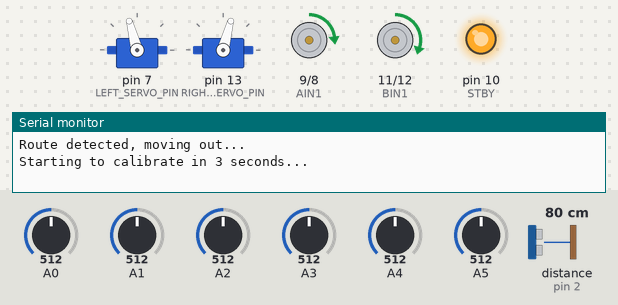
A sketch run on a simulated Arduino Uno, built with avr-gcc and run on an emulated ATmega328P. Parts: 2 × servo, motor-driver pin pairs drawn as motors (green arrow = first pin HIGH = forward, orange = second pin HIGH = backward, longer = more drive, scaled by the enable pin, stopped while the standby pin is LOW), output pins drawn as LEDs (lit = HIGH), the last lines printed to the serial monitor. The test bench sets the inputs (shaded band); at power-on: A4 = 512, distance to the obstacle (sensor on pin 2) 80 cm, A0 = 512, A1 = 512, A2 = 512, A3 = 512, A5 = 512. The echo pulse lasts 58.3 µs per cm.

Above: at 8.4 s.
8.5 s: A4 set to 716
At 8.57 s:
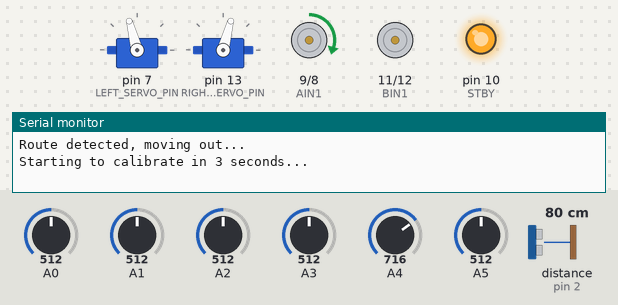
10.1 s: distance to the obstacle (sensor on pin 2) set to 23 cm
11.6 s: distance to the obstacle (sensor on pin 2) set to 18 cm
At 12.7 s:
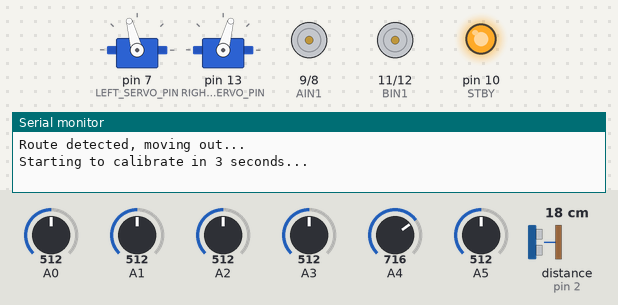
At 16.2 s:
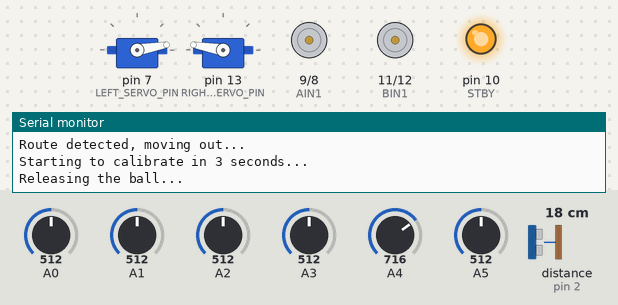
Timing chart, 0 to 22.4 s (numbered marks = the images above; inputs shaded):
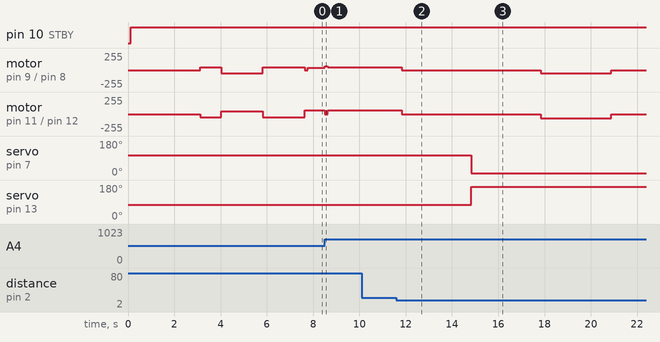

The sketch:

lineFollowerPlanBSingleSonar.ino
```cpp
/*****************************************************************************
 * OCAD University DF Creation and Computation GOLF project 2015
 * Plan B - one ultrasonic sensor, without ball capturing
 * This code is made for Line Following Robot to deliver a ping pong ball from
 * one point to the other by following predefined course,
 * with the following mechanisms
 * - black line detection with QTR Reflectance Sensor Array
 * - robot movement with two strong DC motors
 * - obstacle detection with one ultrasonic sensor
 * - front arms rotation with two servo motors
 *
 * Change DEBUG to 1 for debugging mode
 * Change VIS_ENABLED to 1 to enable visualization with Processing code
 *
 * Last edited by Davidson Minsheng Zheng on November 10th, 2015
 *********************************************************************/
#include <QTRSensors.h>
#include <NewPing.h>
#include <Servo.h>

// The PID control algorithm is based on the Advanced Line Following Algorithm with 3pi robot,
// please refer to https://www.pololu.com/docs/0J21/7.c for original code.

// The main loop of the example reads the calibrated sensor values and uses them to
// estimate the position of a line.  You can test this by taping a piece of 3/4" black
// electrical tape to a piece of white paper and sliding the sensor across it.  It
// prints the sensor values to the serial monitor as numbers from 0 (maximum reflectance)
// to 1000 (minimum reflectance) followed by the estimated location of the line as a number
// from 0 to 5000.  1000 means the line is directly under sensor 1, 2000 means directly
// under sensor 2, etc.  0 means the line is directly under sensor 0 or was last seen by
// sensor 0 before being lost.  5000 means the line is directly under sensor 5 or was
// last seen by sensor 5 before being lost.

#define DEBUG 0 // if DEBUG is on, only test motor and/or sensors
#define INFO 0 // if INFO is on, print debug info
#define VIS_ENABLED 0

/* For distance sensor, INPUT */
#define UPPER_ECHO_PIN 2
#define MAX_DISTANCE 80
#define INIT_WALL_DISTANCE 30
#define WALL_DISTANCE 20

/* For Servo Arms, OUTPUT */
#define LEFT_SERVO_PIN 7
#define RIGHT_SERVO_PIN 13

/* For motor controll, OUTPUT */
#define STBY 10 //standby

/* motor A connected between A01 and A02 - Left Motor */
#define PWMA 5
#define AIN1 9
#define AIN2 8
/* motor B connected between B01 and B02 - Right Motor */
#define PWMB 6
#define BIN1 11
#define BIN2 12

#define MAX_SPEED 60 // maximum speed when driving
#define CALI_SPEED 45 // speed when calibrating

/* For PID control */
#define Kp 0.05 // proportional constant
#define Ki 0.0001 // integral constant
#define Kd 1.5 // derivative constant

/* For QTR sensors, INPUT */
#define NUM_SENSORS 6 // number of sensors used
#define NUM_SAMPLES_PER_SENSOR 4 // average 4 analog samples per sensor reading

/* For arms position */
#define LEFT_ARM_UP_POS 10
#define LEFT_ARM_DOWN_POS 105
#define RIGHT_ARM_UP_POS 170
#define RIGHT_ARM_DOWN_POS 75

/* For bluetooth communication */
#define VIS_DRIVE_MODE 1
#define VIS_CALI_MODE 2
#define VIS_END_MODE 0

/* The core stages for the robot,
 * INIT_NAV_MODE, initial navigation mode for finding the correct direction
 * RELEASE_BALL_MODE, mode for releasing the ping pong ball
 * DRIVE_MODE, mode for 1) line following before the robot encounters the ball,
 * 2) line following the robot grabs the ball, but before it reaches the goal
 */
int INIT_NAV_MODE = 1;
int DRIVE_MODE = 0;
int RELEASE_BALL_MODE = 0;

/* sensors 0 through 5 are connected to analog inputs 0 through 5, respectively */
QTRSensorsAnalog qtra((unsigned char[]) {0, 1, 2, 3, 4, 5},
  NUM_SENSORS, NUM_SAMPLES_PER_SENSOR, QTR_NO_EMITTER_PIN);
unsigned int sensorValues[NUM_SENSORS];

/* Define distance sensor for obstacle detection */
NewPing upperSonar(UPPER_ECHO_PIN, UPPER_ECHO_PIN, MAX_DISTANCE); // for detecting wall
unsigned int upperReading; // distance raw value read from upper sonar
unsigned int pingSpeedNav = 100; // ping speed for initial navigation
unsigned int pingSpeed = 5; // How frequently are we going to send out a ping (in milliseconds). 50ms would be 20 times a second.
unsigned long pingTimer;     // Holds the next ping time.

Servo leftArm;
Servo rightArm;

int lastError = 0; // for PID error correction
int dataVal; // for visualization bluetooth communication
int inByte = 0; // incoming serial byte

void setup() {
  Serial.begin(9600);

  // Set up motor controll pins as output
  pinMode(STBY,OUTPUT);
  pinMode(AIN1,OUTPUT);
  pinMode(AIN2,OUTPUT);
  pinMode(PWMA,OUTPUT);
  pinMode(BIN1,OUTPUT);
  pinMode(BIN2,OUTPUT);
  pinMode(PWMB,OUTPUT);

  leftArm.attach(LEFT_SERVO_PIN);  // Set left servo
  rightArm.attach(RIGHT_SERVO_PIN);  // Set right servo

  // Set up front arms to captured position
  move_arms(LEFT_ARM_DOWN_POS, RIGHT_ARM_DOWN_POS);

  pingTimer = millis(); // Start now.
}

void loop() {
  if (DEBUG) {
    // enable the following functions as needed
//    test_sensor();
//    test_motor();
    test_arms();
//    test_drive_mode();
  } else {
    if (INIT_NAV_MODE) {
      if (millis() >= pingTimer) {
        pingTimer += pingSpeedNav;
        upperReading = upperSonar.ping_median(5);
        int cm = (int)upperReading / US_ROUNDTRIP_CM;

        if (INFO == 1) {
          Serial.print("Ping: ");
          Serial.print(cm);
          Serial.println();
        }

        if (cm > 0 && cm <= INIT_WALL_DISTANCE) {
          int rotateLeft = 80;
          int rotateRight = -65;

          // Notify bluetooth the robot is rotating
          if (VIS_ENABLED) {
            send_data(0, 0, VIS_CALI_MODE);
          }

          Serial.println("Rotating...");
          set_motors(rotateLeft, rotateRight);
        } else {
          INIT_NAV_MODE = 0; // stop initial navigation mode
          DRIVE_MODE = 1; // start driving mode
          Serial.println("Route detected, moving out...");
          set_motors(0,0);

          Serial.println("Starting to calibrate in 3 seconds...");
          delay(3000);

          // Notify bluetooth calibraion has started
          if (VIS_ENABLED) {
            send_data(0, 0, VIS_CALI_MODE);
          }

          // Auto-calibration: turn right and left while calibrating the
          // sensors.
          init_calibrate(20, 100);
          set_motors(0,0); // stop the motor for a second
        }
      }
    }

    if (DRIVE_MODE) {
      // execute driving function
      line_follow_drive();

      if (millis() >= pingTimer) {
        pingTimer += pingSpeed;

        // read from the upper sonar sensor
        // get a good sample, the larger the sample the longer it takes to read
        upperReading = upperSonar.ping_median(5);

        // convert to cm
        int upperDistanceCM = (int)upperReading / US_ROUNDTRIP_CM;

        if (INFO == 1) {
            Serial.print("Upper Sensor Distance: ");
            Serial.print(upperDistanceCM);
            Serial.println();
        }

        if (upperDistanceCM > 0 && upperDistanceCM <= WALL_DISTANCE) {
          if (INFO == 1) {
            Serial.print("Upper Sensor Distance: ");
            Serial.print(upperDistanceCM);
            Serial.println();
          }

          DRIVE_MODE = 0; // stop driving mode if goal is detected
          RELEASE_BALL_MODE = 1; // enter release mode

          set_motors(0, 0); // stop the robot movement

          if (VIS_ENABLED) {
            send_data(0, 0, VIS_END_MODE);
          }
        }
      }
    }

    if (RELEASE_BALL_MODE) {
      RELEASE_BALL_MODE = 0;
      set_motors(0, 0); // stop the robot
      delay(3000); // delay for 3 seconds

      Serial.println("Releasing the ball...");
      move_arms(LEFT_ARM_UP_POS, RIGHT_ARM_UP_POS);

      delay(3000);
      back_off(50, 60); // move backwards for five seconds
    }
  }
}

/* Drive the robot with PID control */
void line_follow_drive() {
  unsigned int position = 0;
  long integral = 0;
  int powerDifference = 0;
  int leftMotorSpeed = 0;
  int rightMotorSpeed = 0;

  // get calibrated readings along with the line position,
  // refer to the QTR Sensors Arduino Library for more details on line position.
  position = qtra.readLine(sensorValues);

//  Serial.println(position);

  // The "error" term should be 0 when we are on the line.
  // i.e., if there are 6 sensors and the readings are from (0~5000),
  // the error will be -2500 ~ 2500
  int error = (int) position - 3000;

  // Compute the derivative (change), which determines the rate of change of
  // the error value
  int derivative = error - lastError;

  // Compute the integral (sum) of the previous position values,
  // which records the history of the robot's motion
  integral += error;

  // Remember the last position of the robot
  lastError = error;

//  if (INFO == 1) {
//    Serial.print("Current Error: ");
//    Serial.print(error);
//    Serial.print(" | ");
//    Serial.print("Integral: ");
//    Serial.print(integral);
//    Serial.print(" | ");
//    Serial.print("Deriva: ");
//    Serial.print(derivative);
//    Serial.println();
//  }

  // Compute the difference between the two motor power settings,
  // m1 - m2.  If this is a positive number the robot will turn
  // to the right.  If it is a negative number, the robot will
  // turn to the left, and the magnitude of the number determines
  // the sharpness of the turn.
  powerDifference = error*Kp + integral*Ki + derivative*Kd;

  // Aggressive turning alogrithm, needs to be tested out
//  if (derivative <= -1300 || derivative >= 1300) {
//    Serial.println("Big Gap!");
//    powerDifference = error*aggrKp + integral*aggrKi + derivative*aggrKd;
//  } else {
//    powerDifference = error*Kp + integral*Ki + derivative*Kd;
//  }

//  if (INFO == 1) {
//    Serial.println(powerDifference);
//  }

  // Compute the actual motor settings.  We never set either motor
  // to a negative value.
  if(powerDifference > MAX_SPEED)
    powerDifference = MAX_SPEED;

  if(powerDifference < -MAX_SPEED)
    powerDifference = -MAX_SPEED;

  if (powerDifference < 0) {
    leftMotorSpeed = MAX_SPEED+powerDifference;
    rightMotorSpeed = MAX_SPEED;
  } else {
    leftMotorSpeed = MAX_SPEED;
    rightMotorSpeed = MAX_SPEED-powerDifference;
  }

  set_motors(leftMotorSpeed, rightMotorSpeed);

//  if (INFO == 1) {
//    Serial.print(leftMotorSpeed);
//    Serial.print('\t');
//    Serial.print(rightMotorSpeed);
//    Serial.println();
//  }

  // if visualization is enabled, send motor values to bluetooth
  if (VIS_ENABLED) {
    send_data(leftMotorSpeed, rightMotorSpeed, VIS_DRIVE_MODE);
  }
}

/* Auto-calibration: turn right and left while calibrating the sensors.
 * baseDelayTime: base delay time, delayCounter: the number of loops to delay
 */
void init_calibrate(int baseDelayTime, int delayCounter) {
  for (int counter=0; counter<delayCounter; counter++) {
    if (counter < 20 || counter >= 60)
      set_motors(CALI_SPEED,-CALI_SPEED);
    else
      set_motors(-CALI_SPEED,CALI_SPEED);

    // This function records a set of sensor readings and keeps
    // track of the minimum and maximum values encountered.  The
    // IR_EMITTERS_ON argument means that the IR LEDs will be
    // turned on during the reading, which is usually what you
    // want.
    qtra.calibrate();

    // the total delay is (# of loops)*(delay time/loop),
    // i.e., 100*20 = 2000 ms.
    delay(baseDelayTime);
  }
}

/* Drive the robot by enabling power in left and right motors */
void set_motors(int leftMotorSpeed, int rightMotorSpeed) {
  if (rightMotorSpeed < 0) { // move backwards
    digitalWrite(STBY, HIGH);
    digitalWrite(BIN1, LOW);
    digitalWrite(BIN2, HIGH);
    analogWrite(PWMB, abs(rightMotorSpeed));
  } else { // move forward
    digitalWrite(STBY, HIGH);
    digitalWrite(BIN1, HIGH);
    digitalWrite(BIN2, LOW);
    analogWrite(PWMB, rightMotorSpeed);
  }

  if (leftMotorSpeed < 0) { // move backwards
    digitalWrite(STBY, HIGH);
    digitalWrite(AIN1, LOW);
    digitalWrite(AIN2, HIGH);
    analogWrite(PWMA, abs(leftMotorSpeed));
  } else { // move forward
    digitalWrite(STBY, HIGH);
    digitalWrite(AIN1, HIGH);
    digitalWrite(AIN2, LOW);
    analogWrite(PWMA, leftMotorSpeed);
  }
}

/* move the robot backwards for baseDelayTime*delayCounter seconds */
void back_off(int baseDelayTime, int delayCounter) {
  for (int i=0; i<=delayCounter; i++) {
    set_motors(-CALI_SPEED, -CALI_SPEED);
    delay(baseDelayTime);
  }
  set_motors(0,0);
}

/* ----------------------- START OF ARM ROTATION CODE ----------------------- */
/* lower the arms to capture the ball, degree values vary based on the inital servo position */
void move_arms(int leftAngle, int rightAngle) {
  leftArm.write(leftAngle);
  rightArm.write(rightAngle);
}
/* ----------------------- END OF ARM ROTATION CODE ----------------------- */

/* ----------------------- START OF VISUALIZATION CODE ----------------------- */
/* Establish an initial connection for bluetooth communication */
//void establish_contact() {
//  while (Serial.available() <= 0) {
//    Serial.print('A');   // send a capital A
//    delay(100);
//  }
//}

/* Send motor values to bluetooth */
void send_data(int leftVal, int rightVal, int robotMode) {
  if (Serial.available() > 0) {
    // get incoming byte:
    inByte = Serial.read();
    // read first analog input, divide by 4 to make the range 0-255:

    // delay 10ms to let the ADC recover:
    delay(10);
    // send sensor values for visualiztion
    if (robotMode == 1) {
      if (abs(leftVal-rightVal) < 15) {
        dataVal = 11;
      } else if(leftVal > rightVal + 20) {
        dataVal = 12;
      } else if(rightVal > leftVal + 20) {
        dataVal = 13;
      } else {
        dataVal = 4;
      }
    }
    Serial.write(dataVal);
    delay(10);
  }
}
/* ----------------------- END OF VISUALIZATION CODE ----------------------- */

/* ----------------------- START OF TEST ROUTINES ----------------------- */
/* Read raw sensor values from the QTR Reflectance Sensors */
void test_sensor() {
  // read raw sensor values
  qtra.read(sensorValues);

  // print the sensor values as numbers from 0 to 1023, where 0 means maximum reflectance and
  // 1023 means minimum reflectance
  for (unsigned char i = 0; i < NUM_SENSORS; i++)
  {
    Serial.print(sensorValues[i]);
    Serial.print('\t'); // tab to format the raw data into columns in the Serial monitor
  }
  Serial.println();

  delay(250);
}

/* Test motors */
void test_motor() {
  int testSpeed = 100;
  digitalWrite(STBY, HIGH);
  // Left motor
  analogWrite(PWMA, testSpeed);
  digitalWrite(AIN1, HIGH);
  digitalWrite(AIN2, LOW);
  // Right motor
  digitalWrite(PWMB, testSpeed);
  digitalWrite(BIN1, HIGH);
  digitalWrite(BIN2, LOW);
}

void test_arms() {
  move_arms(10, 170);
  delay(2000);
  move_arms(105, 75);
  delay(2000);
}

void test_drive_mode() {
  init_calibrate(20, 100);
  set_motors(0,0); // stop the motor for a second
  line_follow_drive();
}
/* ----------------------- END OF TEST ROUTINES ----------------------- */
```

Measured:
- the behaviour switches between 21 and 20 cm on distance to the obstacle (sensor on pin 2) (found by bisection; images 1 and 2)
- after the input at 8.5 s, motor on pin 9 (AIN1) / pin 8 (AIN2): forward 35/255 → forward 60/255 at once, → forward 40/255 0.12 s later; motor on pin 11 (BIN1) / pin 12 (BIN2): forward 60/255 → stopped at once, → forward 60/255 0.12 s later
- after the input at 10.1 s, every drawn part: stays the same
- after the input at 11.6 s, motor on pin 9 (AIN1) / pin 8 (AIN2): forward 40/255 → stopped after 0.23 s, → backward 45/255 6.0 s later, → stopped 3.1 s later; motor on pin 11 (BIN1) / pin 12 (BIN2): forward 60/255 → stopped after 0.23 s, → backward 60/255 6.0 s later, → stopped 3.1 s later
